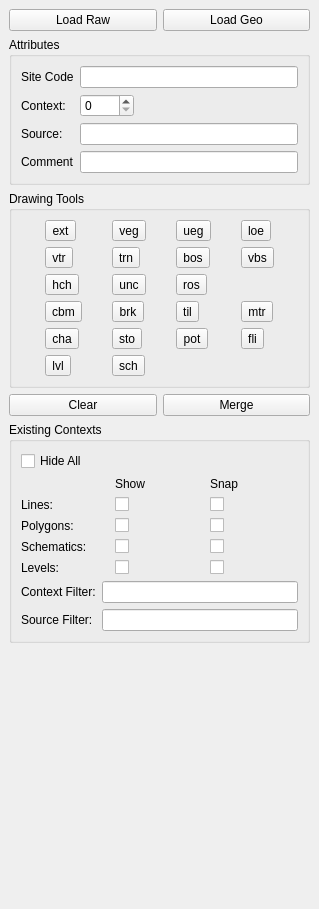
<?xml version="1.0" encoding="UTF-8"?>
<ui version="4.0">
 <class>m_arkPlanDockWidget</class>
 <widget class="QDockWidget" name="m_arkPlanDockWidget">
  <property name="geometry">
   <rect>
    <x>0</x>
    <y>0</y>
    <width>319</width>
    <height>909</height>
   </rect>
  </property>
  <property name="sizePolicy">
   <sizepolicy hsizetype="Preferred" vsizetype="MinimumExpanding">
    <horstretch>0</horstretch>
    <verstretch>0</verstretch>
   </sizepolicy>
  </property>
  <property name="windowTitle">
   <string>ArkPlan</string>
  </property>
  <widget class="QWidget" name="dockWidgetContents">
   <layout class="QVBoxLayout" name="verticalLayout_2">
    <item>
     <layout class="QHBoxLayout" name="horizontalLayout_4">
      <item>
       <widget class="QPushButton" name="m_loadRawButton">
        <property name="text">
         <string>Load Raw</string>
        </property>
       </widget>
      </item>
      <item>
       <widget class="QPushButton" name="m_loadGeoButton">
        <property name="text">
         <string>Load Geo</string>
        </property>
       </widget>
      </item>
     </layout>
    </item>
    <item>
     <widget class="QGroupBox" name="m_planGroup">
      <property name="title">
       <string>Attributes</string>
      </property>
      <layout class="QFormLayout" name="formLayout">
       <property name="fieldGrowthPolicy">
        <enum>QFormLayout::ExpandingFieldsGrow</enum>
       </property>
       <item row="0" column="0">
        <widget class="QLabel" name="m_siteLabel">
         <property name="text">
          <string>Site Code</string>
         </property>
        </widget>
       </item>
       <item row="0" column="1">
        <widget class="QLineEdit" name="m_siteEdit">
         <property name="readOnly">
          <bool>false</bool>
         </property>
        </widget>
       </item>
       <item row="1" column="0">
        <widget class="QLabel" name="m_contextLabel">
         <property name="text">
          <string>Context:</string>
         </property>
         <property name="buddy">
          <cstring>m_contextSpin</cstring>
         </property>
        </widget>
       </item>
       <item row="1" column="1">
        <widget class="QSpinBox" name="m_contextSpin">
         <property name="toolTip">
          <string>Context Number</string>
         </property>
         <property name="maximum">
          <number>9999</number>
         </property>
        </widget>
       </item>
       <item row="2" column="1">
        <widget class="QLineEdit" name="m_sourceEdit">
         <property name="toolTip">
          <string>Source</string>
         </property>
        </widget>
       </item>
       <item row="2" column="0">
        <widget class="QLabel" name="m_sourceLabel">
         <property name="text">
          <string>Source:</string>
         </property>
         <property name="buddy">
          <cstring>m_sourceEdit</cstring>
         </property>
        </widget>
       </item>
       <item row="3" column="1">
        <widget class="QLineEdit" name="m_commentEdit">
         <property name="readOnly">
          <bool>false</bool>
         </property>
        </widget>
       </item>
       <item row="3" column="0">
        <widget class="QLabel" name="m_commentLabel">
         <property name="text">
          <string>Comment</string>
         </property>
         <property name="buddy">
          <cstring>m_commentEdit</cstring>
         </property>
        </widget>
       </item>
      </layout>
     </widget>
    </item>
    <item>
     <widget class="QGroupBox" name="m_drawingToolsGroup">
      <property name="title">
       <string>Drawing Tools</string>
      </property>
      <layout class="QGridLayout" name="gridLayout">
       <item row="0" column="0">
        <widget class="QToolButton" name="m_extentTool">
         <property name="toolTip">
          <string>Extent of context</string>
         </property>
         <property name="text">
          <string>ext</string>
         </property>
        </widget>
       </item>
       <item row="0" column="1">
        <widget class="QToolButton" name="m_verticalEdgeTool">
         <property name="toolTip">
          <string>Vertical Edge</string>
         </property>
         <property name="text">
          <string>veg</string>
         </property>
        </widget>
       </item>
       <item row="0" column="2">
        <widget class="QToolButton" name="m_uncertainEdgeTool">
         <property name="toolTip">
          <string>Uncertain Edge</string>
         </property>
         <property name="text">
          <string>ueg</string>
         </property>
        </widget>
       </item>
       <item row="0" column="3">
        <widget class="QToolButton" name="m_limitOfExcavationTool">
         <property name="toolTip">
          <string>Limit of Excavation</string>
         </property>
         <property name="text">
          <string>loe</string>
         </property>
        </widget>
       </item>
       <item row="1" column="0">
        <widget class="QToolButton" name="m_verticalTruncationTool">
         <property name="toolTip">
          <string>Vertical Truncation</string>
         </property>
         <property name="text">
          <string>vtr</string>
         </property>
        </widget>
       </item>
       <item row="1" column="1">
        <widget class="QToolButton" name="m_truncationTool">
         <property name="toolTip">
          <string>Truncation</string>
         </property>
         <property name="text">
          <string>trn</string>
         </property>
        </widget>
       </item>
       <item row="1" column="2">
        <widget class="QToolButton" name="m_breakOfSlopeTool">
         <property name="toolTip">
          <string>Break of Slope</string>
         </property>
         <property name="text">
          <string>bos</string>
         </property>
        </widget>
       </item>
       <item row="1" column="3">
        <widget class="QToolButton" name="m_verticalBreakOfSlopeTool">
         <property name="toolTip">
          <string>Vertical Break of Slope</string>
         </property>
         <property name="text">
          <string>vbs</string>
         </property>
        </widget>
       </item>
       <item row="2" column="0">
        <widget class="QToolButton" name="m_hachureTool">
         <property name="toolTip">
          <string>Hachure</string>
         </property>
         <property name="text">
          <string>hch</string>
         </property>
        </widget>
       </item>
       <item row="2" column="1">
        <widget class="QToolButton" name="m_undercutTool">
         <property name="toolTip">
          <string>Undercut</string>
         </property>
         <property name="text">
          <string>unc</string>
         </property>
        </widget>
       </item>
       <item row="2" column="2">
        <widget class="QToolButton" name="m_returnOfSlopeTool">
         <property name="toolTip">
          <string>Return of Slope</string>
         </property>
         <property name="text">
          <string>ros</string>
         </property>
        </widget>
       </item>
       <item row="3" column="0">
        <widget class="QToolButton" name="m_cbmTool">
         <property name="toolTip">
          <string>CBM</string>
         </property>
         <property name="text">
          <string>cbm</string>
         </property>
        </widget>
       </item>
       <item row="3" column="1">
        <widget class="QToolButton" name="m_brickTool">
         <property name="toolTip">
          <string>Brick</string>
         </property>
         <property name="text">
          <string>brk</string>
         </property>
        </widget>
       </item>
       <item row="3" column="2">
        <widget class="QToolButton" name="m_tileTool">
         <property name="toolTip">
          <string>Tile</string>
         </property>
         <property name="text">
          <string>til</string>
         </property>
        </widget>
       </item>
       <item row="3" column="3">
        <widget class="QToolButton" name="m_mortarTool">
         <property name="toolTip">
          <string>Mortar</string>
         </property>
         <property name="text">
          <string>mtr</string>
         </property>
        </widget>
       </item>
       <item row="4" column="0">
        <widget class="QToolButton" name="m_charcoalTool">
         <property name="toolTip">
          <string>Charcoal</string>
         </property>
         <property name="text">
          <string>cha</string>
         </property>
        </widget>
       </item>
       <item row="4" column="1">
        <widget class="QToolButton" name="m_stoneTool">
         <property name="toolTip">
          <string>Stone</string>
         </property>
         <property name="text">
          <string>sto</string>
         </property>
        </widget>
       </item>
       <item row="4" column="2">
        <widget class="QToolButton" name="m_potTool">
         <property name="toolTip">
          <string>Pot</string>
         </property>
         <property name="text">
          <string>pot</string>
         </property>
        </widget>
       </item>
       <item row="4" column="3">
        <widget class="QToolButton" name="m_flintTool">
         <property name="toolTip">
          <string>Flint</string>
         </property>
         <property name="text">
          <string>fli</string>
         </property>
        </widget>
       </item>
       <item row="5" column="0">
        <widget class="QToolButton" name="m_levelTool">
         <property name="toolTip">
          <string>Level</string>
         </property>
         <property name="text">
          <string>lvl</string>
         </property>
        </widget>
       </item>
       <item row="5" column="1">
        <widget class="QToolButton" name="m_schematicTool">
         <property name="toolTip">
          <string>Schematic</string>
         </property>
         <property name="text">
          <string>sch</string>
         </property>
        </widget>
       </item>
      </layout>
     </widget>
    </item>
    <item>
     <layout class="QHBoxLayout" name="horizontalLayout">
      <item>
       <widget class="QPushButton" name="m_clearButton">
        <property name="toolTip">
         <string>Clear unsaved changes from work layers</string>
        </property>
        <property name="text">
         <string>Clear</string>
        </property>
       </widget>
      </item>
      <item>
       <widget class="QPushButton" name="m_mergeButton">
        <property name="toolTip">
         <string>Move new context to main layers</string>
        </property>
        <property name="text">
         <string>Merge</string>
        </property>
       </widget>
      </item>
     </layout>
    </item>
    <item>
     <widget class="QGroupBox" name="m_existingContextsGroup">
      <property name="title">
       <string>Existing Contexts</string>
      </property>
      <layout class="QFormLayout" name="formLayout_2">
       <property name="fieldGrowthPolicy">
        <enum>QFormLayout::ExpandingFieldsGrow</enum>
       </property>
       <item row="0" column="0">
        <widget class="QCheckBox" name="m_hideAllCheck">
         <property name="toolTip">
          <string>Hide all existing context details.</string>
         </property>
         <property name="text">
          <string>Hide All</string>
         </property>
        </widget>
       </item>
       <item row="1" column="0" colspan="2">
        <layout class="QGridLayout" name="gridLayout_2">
         <item row="0" column="1">
          <widget class="QLabel" name="label_4">
           <property name="text">
            <string>Show</string>
           </property>
          </widget>
         </item>
         <item row="0" column="2">
          <widget class="QLabel" name="label_5">
           <property name="text">
            <string>Snap</string>
           </property>
          </widget>
         </item>
         <item row="1" column="0">
          <widget class="QLabel" name="label_3">
           <property name="text">
            <string>Lines:</string>
           </property>
          </widget>
         </item>
         <item row="1" column="1">
          <widget class="QCheckBox" name="m_showLinesCheck">
           <property name="toolTip">
            <string>Show existing lines</string>
           </property>
           <property name="text">
            <string/>
           </property>
          </widget>
         </item>
         <item row="1" column="2">
          <widget class="QCheckBox" name="m_snapLinesCheck">
           <property name="toolTip">
            <string>Snap to existing lines</string>
           </property>
           <property name="text">
            <string/>
           </property>
          </widget>
         </item>
         <item row="2" column="0">
          <widget class="QLabel" name="label_6">
           <property name="text">
            <string>Polygons:</string>
           </property>
          </widget>
         </item>
         <item row="2" column="1">
          <widget class="QCheckBox" name="m_showPolygonsCheck">
           <property name="toolTip">
            <string>Show existing polygons</string>
           </property>
           <property name="text">
            <string/>
           </property>
          </widget>
         </item>
         <item row="2" column="2">
          <widget class="QCheckBox" name="m_snapPolygonsCheck">
           <property name="toolTip">
            <string>Snap to existing polygons</string>
           </property>
           <property name="text">
            <string/>
           </property>
          </widget>
         </item>
         <item row="3" column="0">
          <widget class="QLabel" name="label_7">
           <property name="text">
            <string>Schematics:</string>
           </property>
          </widget>
         </item>
         <item row="3" column="1">
          <widget class="QCheckBox" name="m_showSchematicsCheck">
           <property name="toolTip">
            <string>Show existing schematics</string>
           </property>
           <property name="text">
            <string/>
           </property>
          </widget>
         </item>
         <item row="3" column="2">
          <widget class="QCheckBox" name="m_snapSchematicsCheck">
           <property name="toolTip">
            <string>Snap to existing schematics</string>
           </property>
           <property name="text">
            <string/>
           </property>
          </widget>
         </item>
         <item row="4" column="0">
          <widget class="QLabel" name="label_8">
           <property name="text">
            <string>Levels:</string>
           </property>
          </widget>
         </item>
         <item row="4" column="1">
          <widget class="QCheckBox" name="m_showLevelsCheck">
           <property name="toolTip">
            <string>Show existing levels</string>
           </property>
           <property name="text">
            <string/>
           </property>
          </widget>
         </item>
         <item row="4" column="2">
          <widget class="QCheckBox" name="m_snapLevelsCheck">
           <property name="toolTip">
            <string>Snap to existing levels</string>
           </property>
           <property name="text">
            <string/>
           </property>
          </widget>
         </item>
        </layout>
       </item>
       <item row="2" column="0">
        <widget class="QLabel" name="label_9">
         <property name="text">
          <string>Context Filter:</string>
         </property>
         <property name="buddy">
          <cstring>m_contextFilter</cstring>
         </property>
        </widget>
       </item>
       <item row="2" column="1">
        <widget class="QLineEdit" name="m_contextFilter">
         <property name="toolTip">
          <string>Only show selected contexts</string>
         </property>
        </widget>
       </item>
       <item row="3" column="0">
        <widget class="QLabel" name="label_10">
         <property name="text">
          <string>Source Filter:</string>
         </property>
         <property name="buddy">
          <cstring>m_contextFilter</cstring>
         </property>
        </widget>
       </item>
       <item row="3" column="1">
        <widget class="QLineEdit" name="m_sourceFilter">
         <property name="toolTip">
          <string>Only show selected sources</string>
         </property>
        </widget>
       </item>
      </layout>
     </widget>
    </item>
    <item>
     <spacer name="verticalSpacer">
      <property name="orientation">
       <enum>Qt::Vertical</enum>
      </property>
      <property name="sizeHint" stdset="0">
       <size>
        <width>20</width>
        <height>6</height>
       </size>
      </property>
     </spacer>
    </item>
   </layout>
  </widget>
 </widget>
 <resources/>
 <connections/>
</ui>
